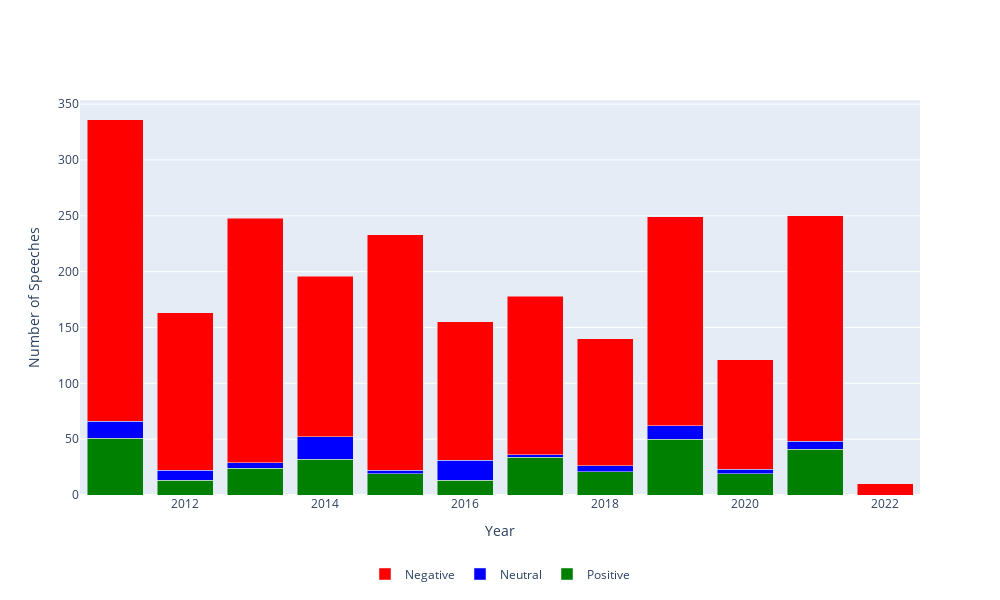

The cell this chart's notebook holds for it:
### Code cell
# Create a year column for grouping
rs_minutes['Year'] = rs_minutes['Date'].dt.year

# Group by Year and sentiment, and count the number of speeches
sentiment_counts = rs_minutes.groupby(['Year', 'sentiment']).size().reset_index(name='Count')

# Pivot the data to have sentiments as columns
sentiment_pivot = sentiment_counts.pivot(index='Year', columns='sentiment', values='Count').fillna(0).reset_index()

# Define sentiment colors
sentiment_colors = {
    'POSITIVE': 'green',
    'NEUTRAL': 'blue',
    'NEGATIVE': 'red'
}

# Create a stacked bar chart
fig5 = go.Figure()

# Add bars for each sentiment
for sentiment in ['POSITIVE', 'NEUTRAL', 'NEGATIVE']:
    fig5.add_trace(go.Bar(
        x=sentiment_pivot['Year'],
        y=sentiment_pivot[sentiment],
        name=sentiment.capitalize(),
        marker_color=sentiment_colors[sentiment]
    ))

# Update layout
fig5.update_layout(
    barmode='stack',
    xaxis_title='Year',
    yaxis_title='Number of Speeches',
    showlegend=True,
    legend=dict(
        x=0.5,
        y=-0.2,
        xanchor='center',
        yanchor='middle',
        orientation='h'
    ),
    height=600,
    width=1000
)

fig5.show()

### Figure 1 — Plotly figure (JSON) as saved in the notebook; plotly's stock layout.template omitted (floating-point values rounded to 4 significant figures)
{"data": [{"marker": {"color": "green"}, "name": "Positive", "type": "bar", "x": [2011, 2012, 2013, 2014, 2015, 2016, 2017, 2018, 2019, 2020, 2021, 2022], "y": [51, 13, 24, 32, 19, 13, 34, 21, 50, 19, 41, 0]}, {"marker": {"color": "blue"}, "name": "Neutral", "type": "bar", "x": [2011, 2012, 2013, 2014, 2015, 2016, 2017, 2018, 2019, 2020, 2021, 2022], "y": [15, 9, 5, 20, 3, 18, 2, 5, 12, 4, 7, 0]}, {"marker": {"color": "red"}, "name": "Negative", "type": "bar", "x": [2011, 2012, 2013, 2014, 2015, 2016, 2017, 2018, 2019, 2020, 2021, 2022], "y": [270, 141, 219, 144, 211, 124, 142, 114, 187, 98, 202, 10]}], "layout": {"barmode": "stack", "height": 600, "legend": {"orientation": "h", "x": 0.5, "xanchor": "center", "y": -0.2, "yanchor": "middle"}, "showlegend": true, "width": 1000, "xaxis": {"title": {"text": "Year"}}, "yaxis": {"title": {"text": "Number of Speeches"}}}}
